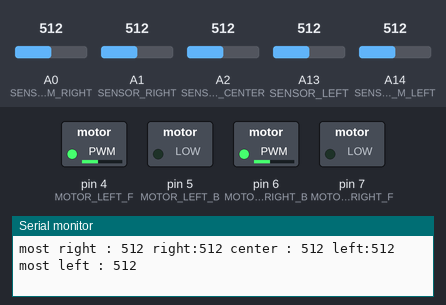
Simulated run of this sketch. Board: Arduino Mega 2560, built with avr-gcc and run on an emulated ATmega2560. Parts: switched loads named in the sketch (green lamp = pin HIGH), the last lines printed to the serial monitor. Inputs (shaded band) come from the test bench; at power-on: A2 (SENSOR_CENTER) = 512, A13 (SENSOR_LEFT) = 512, A1 (SENSOR_RIGHT) = 512, A0 (SENSOR_M_RIGHT) = 512, A14 (SENSOR_M_LEFT) = 512.

Above: at 1.2 s.
1.3 s: A2 (SENSOR_CENTER) set to 418
4.3 s: A2 (SENSOR_CENTER) set to 388
At 5.5 s:
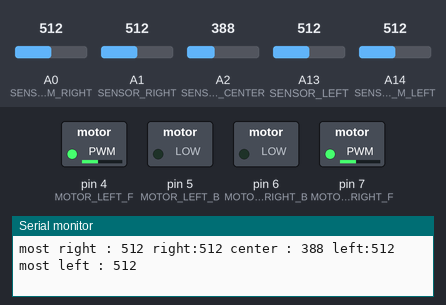
5.8 s: A13 (SENSOR_LEFT) set to 414
8.8 s: A13 (SENSOR_LEFT) set to 383
At 10.1 s:
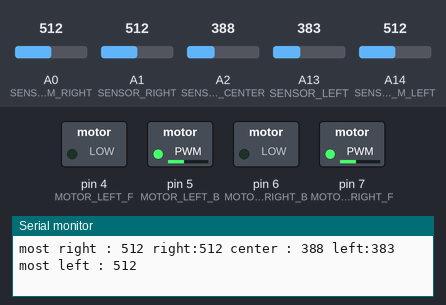
10.4 s: A1 (SENSOR_RIGHT) set to 419
13.4 s: A1 (SENSOR_RIGHT) set to 388
At 14.6 s:
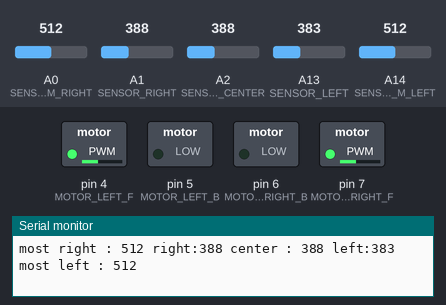
Timing chart, 0 to 16.0 s (numbered marks = the images above; inputs shaded):
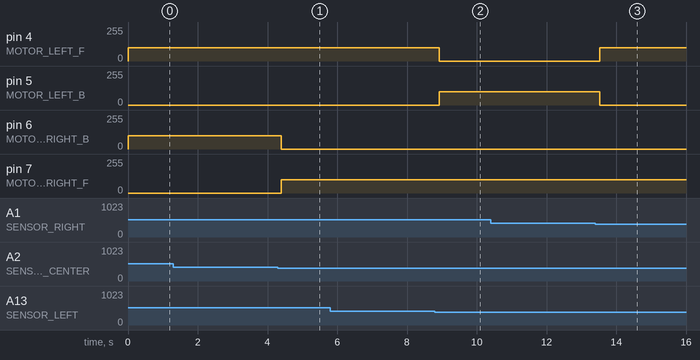

The sketch:

LineTraceCar.ino
```cpp
#include <Arduino.h>
#include "Wheel.h"
#include "Processor.h"
#include "LED.h"
#include "EncoderManager.h"

void linetrace();
void spin90();
void spinback90();

void printCommand(int);

bool a;
bool b;

bool reseted = false;
EncoderManager encoMan;

void setup() {
    Serial.begin(9600);
//    setupLED();
//    flashLED();
}

void loop() {
//    if(!a){
//        spin90();
//    }else{
//        if(!reseted){
//            encoMan.reset();
//            reseted = true;
//        }
//        if(!b) {
//            spinback90();
//        }else {
//            stop();
//        }
//    }
//    moveForward();
    linetrace();
    //動かない場合はディレイを消す
//    delay(50);
//    stop();
}

void spin90(){
    if(encoMan.turnLeftTillCarAngle(180))
         a = true;
}

void spinback90(){
    if(encoMan.turnRightTillCarAngle(180))
        b = true;
}

void linetrace(){
    Command command = updateCommand();
//    printCommand(command);
    switch (command){
        case MOVE_FORWARD :
            moveForward();
            break;

        case TURN_RIGHT :
            spinRight();
            break;

        case TURN_LEFT :
            spinLeft();
            break;

        case NONE :
            break;
    }

}

void printCommand(int val){
    Serial.print("command : ");
    switch (val){
        case MOVE_FORWARD:
            Serial.print("前進");
            break;
        case TURN_RIGHT:
            Serial.print("右");
            break;
        case TURN_LEFT :
            Serial.print("左");
            break;
        default:
            Serial.print("前の動作を反復");
    }
    Serial.print("\n");

}
```

Color.h
```cpp
//
// Created by 後藤大介 on 2018/08/01.
//

#ifndef LINETRACECAR_COLOR_H
#define LINETRACECAR_COLOR_H

enum Color{
    BLACK,
    WHITE
};
#endif //LINETRACECAR_COLOR_H
```

EncoderManager.cpp
```cpp
//
// Created by 後藤大介 on 2018/08/01.
//

#include "EncoderManager.h"

const float CAR_WIDE = 18;
const float WHEEL_RAD = 2.75;
const float CIR = WHEEL_RAD * 2 * PI;
const float CIR_WIDE = CAR_WIDE * 2 * PI;

float EncoderManager::getRightProDis() {
    return encoder.getRightCounts() * (CIR / encoder.getMaxLap());
}

float EncoderManager::getRightAngle() {
    int leftDis = getLeftProDis();
    leftDis *= (getLeftSpeed() > 0) ? 1 : -1;
    int rightDis = getRightProDis();
    rightDis *= (getRightSpeed() > 0) ? 1 : -1;

    int dif = leftDis - rightDis;
    if(dif == 0)
        return 0;
    return (dif / CIR_WIDE) * 360;
}

float EncoderManager::getLeftProDis() {
    return encoder.getLeftCounts() * (CIR / encoder.getMaxLap());
}

float EncoderManager::getLeftAngle() {
    int leftDis = getLeftProDis();
    leftDis *= (getLeftSpeed() > 0) ? 1 : -1;
    int rightDis = getRightProDis();
    rightDis *= (getRightSpeed() > 0) ? 1 : -1;

    int dif = rightDis - leftDis;
    if(dif == 0)
        return 0;
    return dif / CIR_WIDE * 360;
}

bool EncoderManager::turnRightTillCarAngle(int angle) {
    turnRight();
    encoder.encodeUpdate();
    return angle <= getRightAngle();
}

bool EncoderManager::turnLeftTillCarAngle(int angle) {
    turnLeft();
    encoder.encodeUpdate();
    return angle <= getLeftAngle();
}

void EncoderManager::update() {
    encoder.encodeUpdate();
}

float EncoderManager::getProDis() {

}

void EncoderManager::goForwardTillProDis(int distance) {

}
void EncoderManager::reset() {
    encoder.reset();
}
```

EncoderManager.h
```cpp
//
// Created by 後藤大介 on 2018/08/01.
//

#ifndef LINETRACECAR_ENCODERMANAGER_H
#define LINETRACECAR_ENCODERMANAGER_H

#include "RotaryEncoder.h"
#include "Wheel.h"
#include <Arduino.h>

class EncoderManager{
    private:
    RotaryEncoder encoder;

    public:
    void update();
    bool turnRightTillCarAngle(int);
    bool turnLeftTillCarAngle(int);
    void goForwardTillProDis(int);
    float getRightProDis();
    float getRightAngle();
    float getLeftAngle();
    float getLeftProDis();
    float getProDis();
    void reset();
};

#endif //LINETRACECAR_ENCODERMANAGER_H
```

LED.cpp
```cpp
//
// Created by 後藤大介 on 2018/07/27.
//

#include "LED.h"
#include <Arduino.h>
#include "Pins.h"

void setupLED(){
    for(int i = 0;i < (sizeof(PIN_LEDS) / sizeof(PIN_LEDS[0]));i++){
        pinMode(PIN_LEDS[i],OUTPUT);
    }
}

void flashLED(){
    for(int i = 0;i < (sizeof(PIN_LEDS) / sizeof(PIN_LEDS[0]));i++){
        digitalWrite(PIN_LEDS[i],HIGH);
    }
}

void darkLED(){
    for(int i = 0;i < (sizeof(PIN_LEDS) / sizeof(PIN_LEDS[0]));i++){
        digitalWrite(PIN_LEDS[i],LOW);
    }
}
```

LED.h
```cpp
//
// Created by 後藤大介 on 2018/07/27.
//

#ifndef LINETRACECAR_LED_H
#define LINETRACECAR_LED_H

void setupLED();
void flashLED();
void darkLED();

#endif //LINETRACECAR_LED_H
```

Processor.cpp
```cpp
//
// Created by 後藤大介 on 2018/07/25.
//

#include "Processor.h"
#include "Sensor.h"
#include "Pins.h"
#include <Arduino.h>

bool isKeeping = false;
bool isKeepingGreen = false;
Command keepingCom;

bool goRightGreen = false;
bool goLeftGreen = false;

bool isForwardLocked = false;

Command updateCommand(){
    //プロセス前のアップデート
    preProcessUpdate();

    updateGreenFlag();

    Command com;
    if(isKeeping){
        com = branchKeep();
    }else{
        com = branchLR();
    }

    //プロセス後のアップデート
    aftProcessUpdate();
    return com;
}

void updateGreenFlag(){
    //右が緑ならフラグを立てる
    if(isRightGreen()){
        goRightGreen = true;
    }
    //左が緑ならフラグを立てる
    if(isLeftGreen()){
        goLeftGreen = true;
    }
    //右が白ならフラグをなくす
    if(getRight() == WHITE){
        goRightGreen = false;
    }
    //左が白ならフラグをなくす
    if(getLeft() == WHITE){
        goLeftGreen = false;
    }
}

Command branchKeep(){
    //ロックを確認
    if(!isForwardLocked) {
        bool isEndKeeping = false;
        if(isKeepingGreen){
            //緑フラグが立っていたら中央のみに絞る
            isEndKeeping = (getCenter() == BLACK && getLeft() == WHITE && getRight() == WHITE);
        }else/* if(keepingCom == MOVE_FORWARD)*/{
            //前進ならどこでもおk
            isEndKeeping = (getCenter() == BLACK || getLeft() == BLACK || getRight() == BLACK);
        }/* else {
            //それ以外は中央が黒ならば
            isEndKeeping = (getCenter() == BLACK);
        }*/

        if (isEndKeeping) {
            //前進できる状態に復帰
            isKeeping = false;

            //通常ループへ
            return branchLR();
        }

        if(keepingCom == TURN_LEFT && !isKeepingGreen){
            if(getMostRight() == BLACK){
                return TURN_RIGHT;
            }
        }

        if(keepingCom == TURN_RIGHT && !isKeepingGreen){
            if(getMostLeft() == BLACK){
                return TURN_LEFT;
            }
        }

    }else{
        //一度白になったらロックを解除
        isForwardLocked = (getCenter() == WHITE);
    }
    //前動作を継続
    return NONE;
}


Command  branchLR(){
    if(getRight() == BLACK && getLeft() == WHITE){
        isKeeping = true;
        return TURN_RIGHT;
    }else if(getLeft() == BLACK && getRight() == WHITE){
        isKeeping = true;
        return TURN_LEFT;
    }
    return branchAllWhite();
}


//中央が黒かつ前進でない場合の分岐
Command branchCBLR(){
    if(getCenter() == BLACK){
        if(getRight() == BLACK || getLeft() == BLACK){
            if(goRightGreen){
                //進行フラグ：緑をもとにしたものなので緑進行フラグをつける
                isKeeping = true;
                isKeepingGreen = true;

                //ト型の場合、中央がすでに黒になっている可能性
                isForwardLocked = true;
                return TURN_RIGHT;
            }else if(goLeftGreen){
                //進行フラグ：緑をもとにしたものなので緑進行フラグをつける
                isKeeping = true;
                isKeepingGreen = true;

                //ト型の場合、中央がすでに黒になっている可能性
                isForwardLocked = true;

                return TURN_LEFT;
            }
        }
    }
    return branchAllWhite();
}

//全部白の分岐
Command branchAllWhite(){
    //全部白ならば
    if(getCenter() == WHITE && getRight() == WHITE && getLeft() == WHITE){
        // １ループ前の色を参照して進行フラグを確認
       if(getPreMostRight() == BLACK || getMostRight() == BLACK){
           //進行フラグを立てる
           isKeeping = true;
            return TURN_RIGHT;
        }else if(getPreMostLeft() == BLACK || getMostLeft() == BLACK){
           //進行フラグを立てる
           isKeeping = true;
            return TURN_LEFT;
        }else if(getPreCenter() == BLACK){
           //進行フラグを立てる
           isKeeping = true;
            return MOVE_FORWARD;
        }else{
           return exception("allWhite");
       }
    }
    return branchForward();
}

//前進の分岐
Command branchForward(){
    //中心が黒なら進む
    if(getCenter() == BLACK){
        return MOVE_FORWARD;
    }
    return exception("branchForward");
}

//例外処理
Command exception(char message[]){
    Serial.print("Exception!");

    Serial.print(" message : ");
    Serial.print(message);
    Serial.print("\n");
    return NONE;
}
```

Processor.h
```cpp
//
// Created by 後藤大介 on 2018/07/25.
//

#ifndef LINETRACECAR_PROCESSOR_H
#define LINETRACECAR_PROCESSOR_H
enum Command{
    MOVE_FORWARD,
    TURN_RIGHT,
    TURN_LEFT,
    NONE
};

Command updateCommand();
Command branchKeep();
Command branchLR();
Command branchCBLR();
Command branchAllWhite();
Command branchForward();
Command exception(char[]);

void updateGreenFlag();

#endif //LINETRACECAR_PROCESSOR_H
```

RotaryEncoder.cpp
```cpp
//
// Created by 後藤大介 on 2018/08/01.
//

#include "RotaryEncoder.h"
#include "Sensor.h"

//1週に白がいくつあるか


void RotaryEncoder::encodeUpdate() {
    Color right = judgeColor(analogRead(RE_RIGHT_PIN));
    Color left = judgeColor(analogRead(RE_LEFT_PIN));

    if(right == WHITE){
        if(!wasRightWhite) {
            rightCounts++;
            wasRightWhite = true;

            if ((rightCounts % LAP_MAX) == 0) {
                rightLaps++;
                rightCounts = 0;
            }
        }
    }else if(right == BLACK){
        wasRightWhite = false;
    }


    if(left == WHITE){
        if(!wasLeftWhite) {
            leftCounts++;
            wasLeftWhite = true;

            if ((leftCounts % LAP_MAX) == 0) {
                leftLaps++;
                leftCounts = 0;
            }
        }
    }else if(left == BLACK){
        wasLeftWhite = false;
    }
}

int RotaryEncoder::getLeftLaps(){
    return leftLaps;
}

int RotaryEncoder::getRightLaps(){
    return rightLaps;
}

int RotaryEncoder::getLeftCounts(){
    int lapBonus = leftLaps * LAP_MAX;
    int counts = leftCounts;
    return counts + lapBonus;
}

int RotaryEncoder::getRightCounts(){
    int lapBonus = rightLaps * LAP_MAX;
    int counts = rightCounts;
    return counts + lapBonus;
}

int RotaryEncoder::getRightCountsSubLaps(){
    return rightCounts;
}

int RotaryEncoder::getLeftCountsSubLaps(){
    return leftCounts;
}

void RotaryEncoder::reset(){
    rightCounts = 0;
    leftCounts = 0;
    rightLaps = 0;
    leftLaps = 0;
}

int RotaryEncoder::getMaxLap() {
    return LAP_MAX;
}
```

RotaryEncoder.h
```cpp
//
// Created by 後藤大介 on 2018/08/01.
//

#ifndef LINETRACECAR_ROTARYENCODER_H
#define LINETRACECAR_ROTARYENCODER_H

#include "Color.h"
#include <Arduino.h>
#include "Pins.h"

const int LAP_MAX = 16;

class RotaryEncoder {
    private:
    bool wasRightWhite = false;
    bool wasLeftWhite = false;

    int rightLaps = 0;
    int leftLaps = 0;

    int rightCounts = 0;
    int leftCounts = 0;

    bool progressLaps(int);

    bool progressCounts(Color,Color);


    public:

    void encodeUpdate();

    int getLeftLaps();

    int getRightLaps();

    int getLeftCounts();

    int getRightCounts();

    int getRightCountsSubLaps();

    int getLeftCountsSubLaps();

    void reset();

    int getMaxLap();
};

#endif //LINETRACECAR_ROTARYENCODER_H
```

Sensor.cpp
```cpp
//
// Created by 後藤大介 on 2018/07/25.
//

#include "Sensor.h"
#include "Pins.h"
#include <Arduino.h>

Color preRight;
Color preLeft;
Color preCenter;
Color preMostRight;
Color preMostLeft;

Color right;
Color left;
Color center;
Color mostRight;
Color mostLeft;

bool isRGreen;
bool isLGreen;

int integration = 50;

//しきい値
const int BORDER_LINE_WHITE = 400;

const int BORDER_LINE_GREEN = 3000;

//デバッグ
void printDebug(int,int,int,int,int);

void colorSetUp(){
    pinMode(COLOR_R_DOUT,INPUT);
    pinMode(COLOR_R_RANGE,OUTPUT);
    pinMode(COLOR_R_CK,OUTPUT);
    pinMode(COLOR_R_GATE,OUTPUT);

    pinMode(COLOR_L_DOUT,INPUT);
    pinMode(COLOR_L_RANGE,OUTPUT);
    pinMode(COLOR_L_CK,OUTPUT);
    pinMode(COLOR_L_GATE,OUTPUT);
}


void preProcessUpdate(){
    sensorUpdate();
//    rightLeftGreenUpdate();
}

void aftProcessUpdate(){
    preColUpdate();
}

//赤外線センサの値を更新
void sensorUpdate() {
    //値読み取り
    int rightVal = analogRead(SENSOR_RIGHT);
    int leftVal = analogRead(SENSOR_LEFT);
    int centerVal = analogRead(SENSOR_CENTER);
    int mRVal = analogRead(SENSOR_M_RIGHT);
    int mLVal = analogRead(SENSOR_M_LEFT);

    printDebug(rightVal,leftVal,centerVal,mRVal,mLVal);

    right = judgeColor(rightVal);
    left = judgeColor(leftVal);
    center = judgeColor(centerVal);
    mostRight = judgeColor(mRVal);
    mostLeft = judgeColor(mLVal);
}

//緑判断の更新
void rightLeftGreenUpdate(){
    isRGreen = isGreen(COLOR_R_DOUT,COLOR_R_GATE,COLOR_R_CK,COLOR_R_RANGE);
    isLGreen = isGreen(COLOR_L_DOUT,COLOR_L_GATE,COLOR_L_CK,COLOR_L_RANGE);
}

//緑かどうか
bool isGreen(int doutPin,int gatePin,int ckPin,int rangePin){
    int red, green, blue;  // 測定した値を格納するための変

    digitalWrite(gatePin, LOW);        // GateとCKをLOWにする。
    digitalWrite(ckPin, LOW);
    digitalWrite(rangePin, HIGH);      // RangeをHIGHにする。

    digitalWrite(gatePin, HIGH);       // GateをHIGHにして測定開始。
    delay(integration);                // 測定時間だけ待つ。
    digitalWrite(gatePin, LOW);        // GateをLOWにして測定終了。
    delayMicroseconds(4);              // 4ミリ秒待つ。
    red = shiftIn12(doutPin, ckPin);   // 赤色の値を読む。
    delayMicroseconds(3);              // 3ミリ秒待つ。
    green = shiftIn12(doutPin, ckPin); // 緑色の値を読む。
    delayMicroseconds(3);              // 3ミリ秒待つ。
    blue = shiftIn12(doutPin, ckPin);  // 青色の値を読む。

    return green >= BORDER_LINE_GREEN;
}

//12ビットの値を読み込む関数(LSBから送信されるデータを想定)
int shiftIn12(int dataPin, int clockPin) {
    int value = 0;

    for (int i = 0; i < 12; i++) {
        digitalWrite(clockPin, HIGH);           // クロックをHIGHにする
        value |= digitalRead(dataPin) << i;     // データピンの値を読み取り、所定のビットを設定する。
        digitalWrite(clockPin, LOW);            // クロックピンをLOWにする。
    }

    return value;
}

//過去記録の更新
void preColUpdate(){
    preLeft = left;
    preRight = right;
    preCenter = center;
    preMostRight = mostRight;
    preMostLeft = mostLeft;
}

//色判断
Color judgeColor(int val){
    if(val <= BORDER_LINE_WHITE){
        return BLACK;
    }else if(BORDER_LINE_WHITE < val){
        return WHITE;
    }
}

//各値のgetter//

Color getPreRight(){
    return preRight;
}

Color getPreMostRight(){
    return preMostRight;
}

Color getPreLeft(){
    return preLeft;
}

Color getPreMostLeft(){
    return preMostLeft;
}

Color getPreCenter(){
    return preCenter;
}

Color getRight(){
    return right;
}

Color getLeft(){
    return left;
}

Color getCenter(){
    return center;
}

Color getMostRight(){
    return mostRight;
}

Color getMostLeft(){
    return mostLeft;
}

bool isRightGreen(){
    return isRGreen;
}

bool isLeftGreen(){
    return isLGreen;
}
//ここまで//

void printDebug(int right,int left,int center,int mostRight,int mostLeft){
    Serial.print("most right : ");
    Serial.print(mostRight);
    Serial.print(" right:");
    Serial.print(right);
    Serial.print(" center : ");
    Serial.print(center);
    Serial.print(" left:");
    Serial.print(left);
    Serial.print(" most left : ");
    Serial.print(mostLeft);
    Serial.print("\n");
}
```

Sensor.h
```cpp
//
// Created by 後藤大介 on 2018/07/25.
//

#ifndef LINETRACECAR_SENCER_H
#define LINETRACECAR_SENCER_H

#include "Color.h"

void preProcessUpdate();
void aftProcessUpdate();

void sensorUpdate();
void rightLeftGreenUpdate();
void preColUpdate();

bool isGreen(int,int,int,int);
int shiftIn12(int dataPin, int clockPin);

Color judgeColor(int);

Color getPreRight();
Color getPreLeft();
Color getPreCenter();
Color getPreMostRight();
Color getPreMostLeft();

Color getRight();
Color getLeft();
Color getCenter();
Color getMostRight();
Color getMostLeft();

bool isRightGreen();
bool isLeftGreen();

#endif //LINETRACECAR_SENCER_H
```

Wheel.cpp
```cpp
//
// Created by 後藤大介 on 2018/06/06.
//

#include "Wheel.h"
#include "Pins.h"
#include <Arduino.h>

/*
 * 右前進：6ピン
 * 右後退：7ピン
 * 左前進：5ピン
 * 左後退：4ピン
 */


//速さ
const int SPEED = 100;

int currentRightSpeed = 0;
int currentLeftSpeed = 0;

//前進
void moveForward(){
    analogWrite(MOTOR_RIGHT_F,SPEED);
    analogWrite(MOTOR_RIGHT_B,0);
    analogWrite(MOTOR_LEFT_F,SPEED);
    analogWrite(MOTOR_LEFT_B,0);

    currentRightSpeed = SPEED;
    currentLeftSpeed = SPEED;
}

//右旋回
void turnRight(){
    analogWrite(MOTOR_RIGHT_F,0);
    analogWrite(MOTOR_RIGHT_B,0);
    analogWrite(MOTOR_LEFT_F,SPEED);
    analogWrite(MOTOR_LEFT_B,0);

    currentRightSpeed = 0;
    currentLeftSpeed = SPEED;
}

//右回転
void spinRight(){
    analogWrite(MOTOR_RIGHT_F,0);
    analogWrite(MOTOR_RIGHT_B,SPEED);
    analogWrite(MOTOR_LEFT_F,SPEED);
    analogWrite(MOTOR_LEFT_B,0);

    currentRightSpeed = -SPEED;
    currentLeftSpeed = SPEED;
}

//左旋回
void turnLeft(){
    analogWrite(MOTOR_RIGHT_F,SPEED);
    analogWrite(MOTOR_RIGHT_B,0);
    analogWrite(MOTOR_LEFT_F,0);
    analogWrite(MOTOR_LEFT_B,0);

    currentRightSpeed = SPEED;
    currentLeftSpeed = 0;
}

void spinLeft(){
    analogWrite(MOTOR_RIGHT_F,SPEED);
    analogWrite(MOTOR_RIGHT_B,0);
    analogWrite(MOTOR_LEFT_F,0);
    analogWrite(MOTOR_LEFT_B,SPEED);

    currentRightSpeed = SPEED;
    currentLeftSpeed = -SPEED;
}

int getRightSpeed(){
    return currentRightSpeed;
}

int getLeftSpeed(){
    return currentLeftSpeed;
}

void stop(){
    analogWrite(MOTOR_RIGHT_F,0);
    analogWrite(MOTOR_RIGHT_B,0);
    analogWrite(MOTOR_LEFT_F,0);
    analogWrite(MOTOR_LEFT_B,0);

}
```

Wheel.h
```cpp
//
// Created by 後藤大介 on 2018/06/06.
//

#ifndef LINETRACECAR_WHEEL_H
#define LINETRACECAR_WHEEL_H

void moveForward();

void turnRight();

void spinRight();

void turnLeft();

void spinLeft();

int getRightSpeed();

int getLeftSpeed();

void stop();

#endif //LINETRACECAR_WHEEL_H
```

Source omitted: Pins.h (922 bytes)

Measured:
- the behaviour switches between 401 and 400 on A2 (SENSOR_CENTER) (found by bisection; images 0 and 1)
- the behaviour switches between 401 and 400 on A13 (SENSOR_LEFT) (found by bisection; images 1 and 2)
- the behaviour switches between 401 and 400 on A1 (SENSOR_RIGHT) (found by bisection; images 2 and 3)
- after the input at 4.3 s, pin 6 (MOTOR_RIGHT_B): 100/255 → 0/255 after 0.09 s; pin 7 (MOTOR_RIGHT_F): 0/255 → 100/255 after 0.09 s
- after the input at 8.8 s, pin 4 (MOTOR_LEFT_F): 100/255 → 0/255 after 0.12 s; pin 5 (MOTOR_LEFT_B): 0/255 → 100/255 after 0.12 s
- after the input at 13.4 s, pin 4 (MOTOR_LEFT_F): 0/255 → 100/255 after 0.12 s; pin 5 (MOTOR_LEFT_B): 100/255 → 0/255 after 0.12 s
